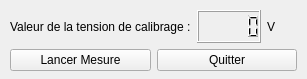
<?xml version="1.0" encoding="UTF-8"?>
<ui version="4.0">
 <class>ReglageSM18</class>
 <widget class="QWidget" name="ReglageSM18">
  <property name="geometry">
   <rect>
    <x>0</x>
    <y>0</y>
    <width>307</width>
    <height>79</height>
   </rect>
  </property>
  <property name="windowTitle">
   <string>ReglageSM18</string>
  </property>
  <widget class="QWidget" name="">
   <property name="geometry">
    <rect>
     <x>10</x>
     <y>10</y>
     <width>287</width>
     <height>61</height>
    </rect>
   </property>
   <layout class="QVBoxLayout" name="verticalLayout">
    <item>
     <layout class="QHBoxLayout" name="horizontalLayout">
      <item>
       <widget class="QLabel" name="label">
        <property name="text">
         <string>Valeur de la tension de calibrage :</string>
        </property>
       </widget>
      </item>
      <item>
       <widget class="QLCDNumber" name="lcdNumber"/>
      </item>
      <item>
       <widget class="QLabel" name="label_2">
        <property name="text">
         <string>V</string>
        </property>
       </widget>
      </item>
     </layout>
    </item>
    <item>
     <layout class="QHBoxLayout" name="horizontalLayout_2">
      <item>
       <widget class="QPushButton" name="pushButtonLancerMesure">
        <property name="text">
         <string>Lancer Mesure</string>
        </property>
       </widget>
      </item>
      <item>
       <widget class="QPushButton" name="pushButtonQuitter">
        <property name="text">
         <string>Quitter</string>
        </property>
       </widget>
      </item>
     </layout>
    </item>
   </layout>
  </widget>
 </widget>
 <resources/>
 <connections>
  <connection>
   <sender>pushButtonQuitter</sender>
   <signal>clicked()</signal>
   <receiver>ReglageSM18</receiver>
   <slot>close()</slot>
   <hints>
    <hint type="sourcelabel">
     <x>214</x>
     <y>53</y>
    </hint>
    <hint type="destinationlabel">
     <x>277</x>
     <y>74</y>
    </hint>
   </hints>
  </connection>
 </connections>
</ui>
